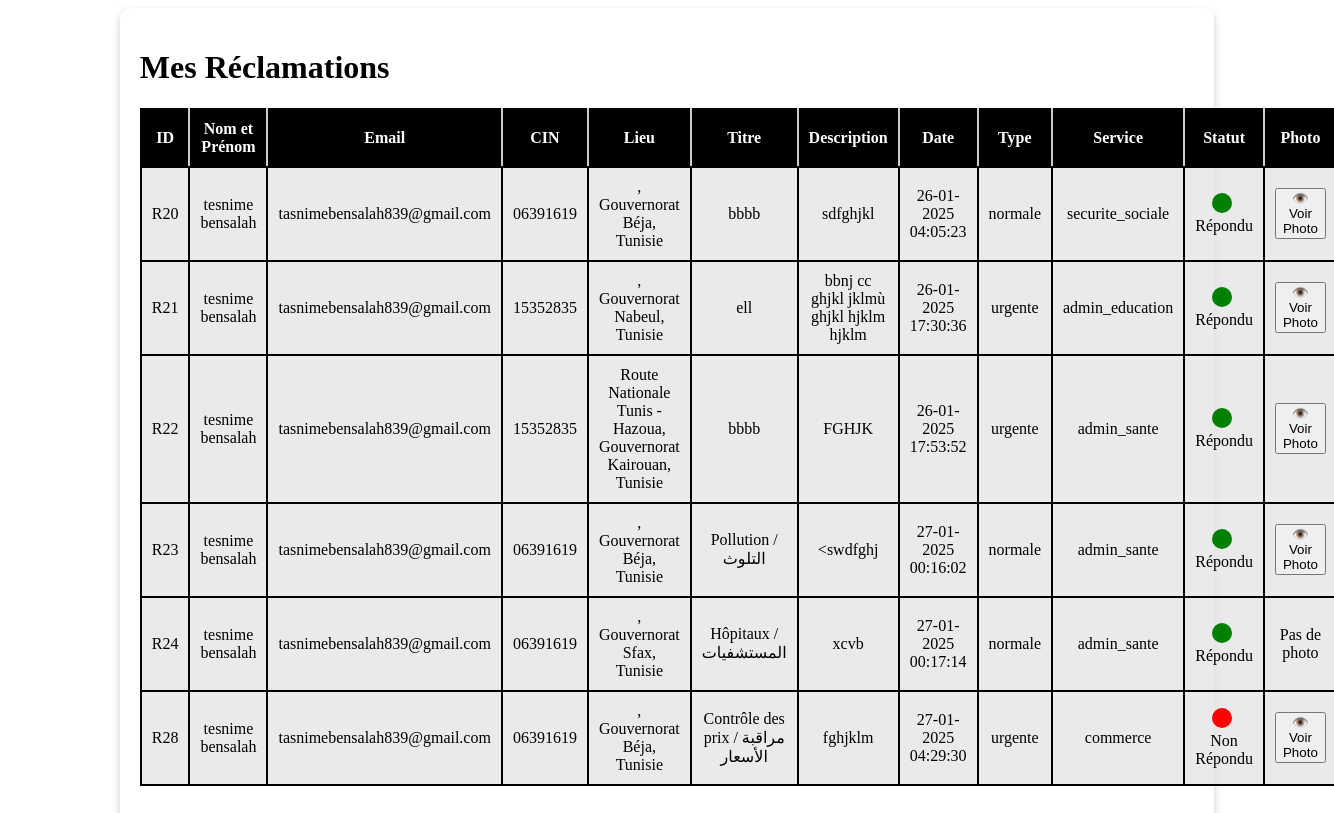
The page /mes_reclamations.php (signed in) on the database its author committed.
### tables this page shows
CREATE TABLE `reclamations` (
  `id` int(11) NOT NULL,
  `user_id` int(11) DEFAULT NULL,
  `nomPrenom` varchar(255) DEFAULT NULL,
  `email` varchar(255) DEFAULT NULL,
  `cin` varchar(8) DEFAULT NULL,
  `telephone` varchar(20) DEFAULT NULL,
  `titreReclamation` varchar(255) DEFAULT NULL,
  `photo` varchar(255) DEFAULT NULL,
  `service` varchar(100) DEFAULT NULL,
  `typeReclamation` varchar(50) DEFAULT NULL,
  `description` text DEFAULT NULL,
  `lieu` varchar(255) DEFAULT NULL,
  `latitude` float DEFAULT NULL,
  `longitude` float DEFAULT NULL,
  `status` varchar(20) DEFAULT NULL,
  `date` datetime DEFAULT current_timestamp(),
  `admin_id` int(11) DEFAULT NULL
);

### mes_reclamations.php (the view, shortened to what this page needs)
<?php
$mysqli = new mysqli('localhost', 'root', '', 'reclamations');
$user_id = $_SESSION['user_id'];
$query = "SELECT id, titreReclamation, description, date, status, nomPrenom, email, cin, lieu, typeReclamation, service, photo FROM reclamations WHERE user_id = ?";
$stmt = $mysqli->prepare($query);
$stmt->bind_param("i", $user_id);
$stmt->execute();
$result = $stmt->get_result();
$reclamations = [];
while ($row = $result->fetch_assoc()) {
    $reclamations[] = $row;
}
?>
<!DOCTYPE html>
<html lang="fr">
<head>
    <link rel="stylesheet" href="style.css">
</head>
<body>
<div class="container">
<h1>Mes Réclamations</h1>
<table class="table">
    <thead class="theadnoi">
        <tr>
            <th>ID</th>
            <th>Nom et Prénom</th>
            <th>Email</th>
            <th>CIN</th>
            <th>Lieu</th>
            <th>Titre</th>
            <th>Description</th>
            <th>Date</th>
            <th>Type</th>
            <th>Service</th>
            <th>Statut</th>
            <th>Photo</th>
        </tr>
    </thead>
    <tbody>
    <?php if (empty($reclamations)): ?>
        <tr>
            <td colspan="12">Aucune réclamation répondue.</td>
        </tr>
    <?php else: ?>
        <?php foreach ($reclamations as $reclamation): ?>
            <tr>
                <td>R<?= htmlspecialchars($reclamation['id']); ?></td>
                <td><?= htmlspecialchars($reclamation['nomPrenom']); ?></td>
                <td><?= htmlspecialchars($reclamation['email']); ?></td>
                <td><?= htmlspecialchars($reclamation['cin']); ?></td>
                <td><?= htmlspecialchars($reclamation['lieu']); ?></td>
                <td><?= htmlspecialchars($reclamation['titreReclamation']); ?></td>
                <td><?= htmlspecialchars($reclamation['description']); ?></td>
                <td><?= date('d-m-Y H:i:s', strtotime($reclamation['date'])); ?></td>
                <td><?= htmlspecialchars($reclamation['typeReclamation']); ?></td>
                <td><?= htmlspecialchars($reclamation['service']); ?></td>
                <td>
                    <?php if ($reclamation['status'] === 'nouveau'): ?>
                        <span class="status-circle status-nouveau"></span> <br> Non Répondu
                    <?php elseif ($reclamation['status'] === 'repondu'): ?>
                        <span class="status-circle status-repondu"></span> Répondu
                    <?php endif; ?>
                </td>
                <td>
                    <?php if ($reclamation['photo']): ?>
                        <button onclick="voirPhoto('uploads/<?= htmlspecialchars($reclamation['photo']) ?>')" class="voir-photo-btn">👁️ Voir Photo</button>
                    <?php else: ?>
                        Pas de photo
                    <?php endif; ?>
                </td>
            </tr>
        <?php endforeach; ?>
    <?php endif; ?>
    </tbody>
</table>
</div>
</body>
</html>

### style.css (style rules this page uses)
.container { background-color: #fff; border-radius: 10px; box-shadow: 0 4px 8px rgba(0, 0, 0, 0.2); }
.table { width: 100%; border-collapse: collapse; margin-bottom: 20px; border: 1px solid rgba(0, 0, 0, 0.826); }
.table th, .table td { padding: 10px; text-align: center; border: 2px solid #000000; }
.table th { color: #ffffff; font-weight: bold; }
tbody { background-color: #e6e5e5cd; }
.container { width: 80%; margin: auto; background: #ffffff; padding: 20px; border-radius: 10px; box-shadow: 0 4px 8px rgba(0, 0, 0, 0.2); }
.status-circle { width: 20px; height: 20px; border-radius: 50%; display: inline-block; margin-right: 5px; }
.status-nouveau { background-color: red; }
.status-repondu { background-color: green; }
.theadnoi { background-color: #000000; color: white; }
.theadnoi th { padding: 10px; text-align: center; border-right: 2px solid #ccc; }

### rows shown on the page
reclamations: id "20", nomPrenom "tesnime bensalah", email "tasnimebensalah839@gmail.com", cin "06391619", lieu ", Gouvernorat Béja, Tunisie", titreReclamation "bbbb", description "sdfghjkl", date "26-01-2025 04:05:23", typeReclamation "normale", service "securite_sociale", status "repondu" (drawn)
reclamations: id "21", nomPrenom "tesnime bensalah", email "tasnimebensalah839@gmail.com", cin "15352835", lieu ", Gouvernorat Nabeul, Tunisie", titreReclamation "ell", description "bbnj cc ghjkl jklmù ghjkl hjklm hjklm", date "26-01-2025 17:30:36", typeReclamation "urgente", service "admin_education", status "repondu" (drawn)
reclamations: id "22", nomPrenom "tesnime bensalah", email "tasnimebensalah839@gmail.com", cin "15352835", lieu "Route Nationale Tunis - Hazoua, Gouvernorat Kairouan, Tunisie", titreReclamation "bbbb", description "FGHJK", date "26-01-2025 17:53:52", typeReclamation "urgente", service "admin_sante", status "repondu" (drawn)
reclamations: id "23", nomPrenom "tesnime bensalah", email "tasnimebensalah839@gmail.com", cin "06391619", lieu ", Gouvernorat Béja, Tunisie", titreReclamation "Pollution / التلوث", description "<swdfghj", date "27-01-2025 00:16:02", typeReclamation "normale", service "admin_sante", status "repondu" (drawn)
reclamations: id "24", nomPrenom "tesnime bensalah", email "tasnimebensalah839@gmail.com", cin "06391619", lieu ", Gouvernorat Sfax, Tunisie", titreReclamation "Hôpitaux / المستشفيات", description "xcvb", date "27-01-2025 00:17:14", typeReclamation "normale", service "admin_sante", status "repondu" (drawn), photo "Pas de photo"
reclamations: id "28", nomPrenom "tesnime bensalah", email "tasnimebensalah839@gmail.com", cin "06391619", lieu ", Gouvernorat Béja, Tunisie", titreReclamation "Contrôle des prix / مراقبة الأسعار", description "fghjklm", date "27-01-2025 04:29:30", typeReclamation "urgente", service "commerce", status "nouveau" (drawn)
